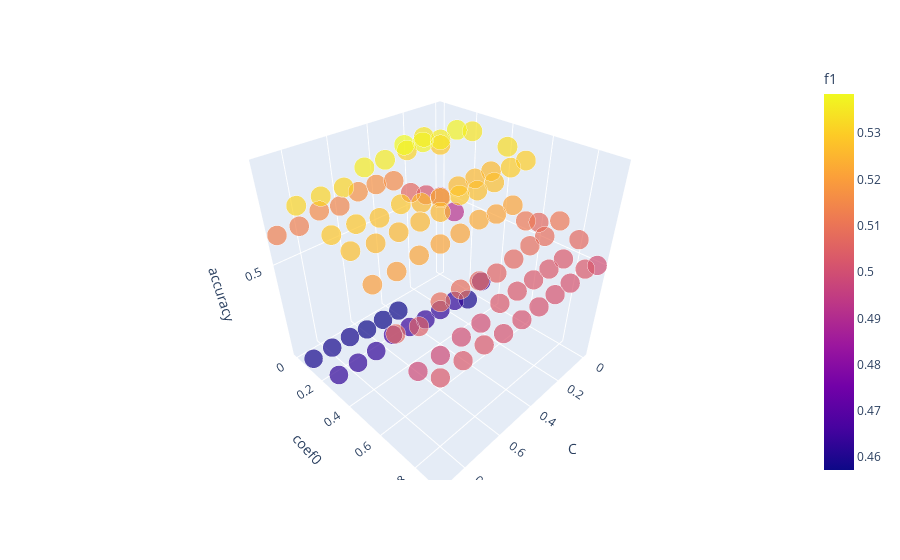

This figure's notebook cell:
### Code cell
# plot the results of the grid search
px.scatter_3d(results_sigmoid, x="C", y="coef0", z="accuracy", color="f1", size="f1", hover_data=["kernel"])
